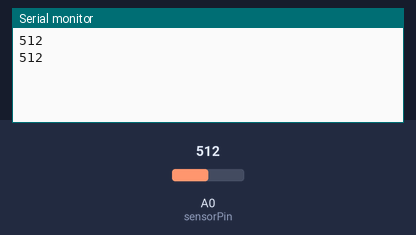
Simulated run of this sketch. Board: Arduino Uno, built with avr-gcc and run on an emulated ATmega328P. On the bench: the last lines printed to the serial monitor. The inputs (shaded band) are chosen by the test bench; at power-on: A0 (sensorPin) = 512.

Above: at 1.8 s.
1.9 s: A0 (sensorPin) set to 716
At 2.8 s:
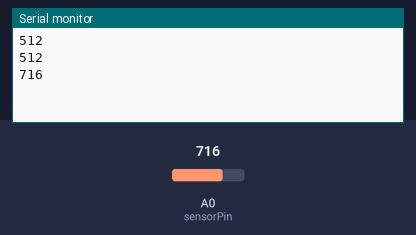
3.4 s: A0 (sensorPin) set to 900
At 4.5 s:
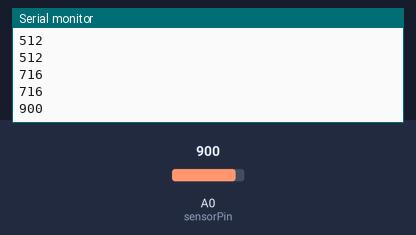
Timing chart, 0 to 6.4 s (numbered marks = the images above; inputs shaded):
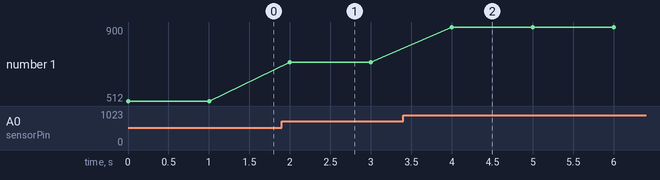

Measured:
- after the input at 1.9 s, the serial monitor: prints a new line after 0.10 s (image 1)
- after the input at 3.4 s, the serial monitor: prints a new line after 0.60 s (image 2)
- plotted number 1: 512 → 716 after the input at 1.9 s, 716 → 900 after the input at 3.4 s

The sketch:

analogReadpotentiometer.ino.ino
```cpp
int sensorPin = A0;     //input pin for potentiometer
int sensorValue = 0;    //store value from analog read
void setup() {
Serial.begin(9600);
}
void loop() {
int sensorValue = analogRead(A0);
Serial.println(sensorValue);
delay (1000);
}
```
